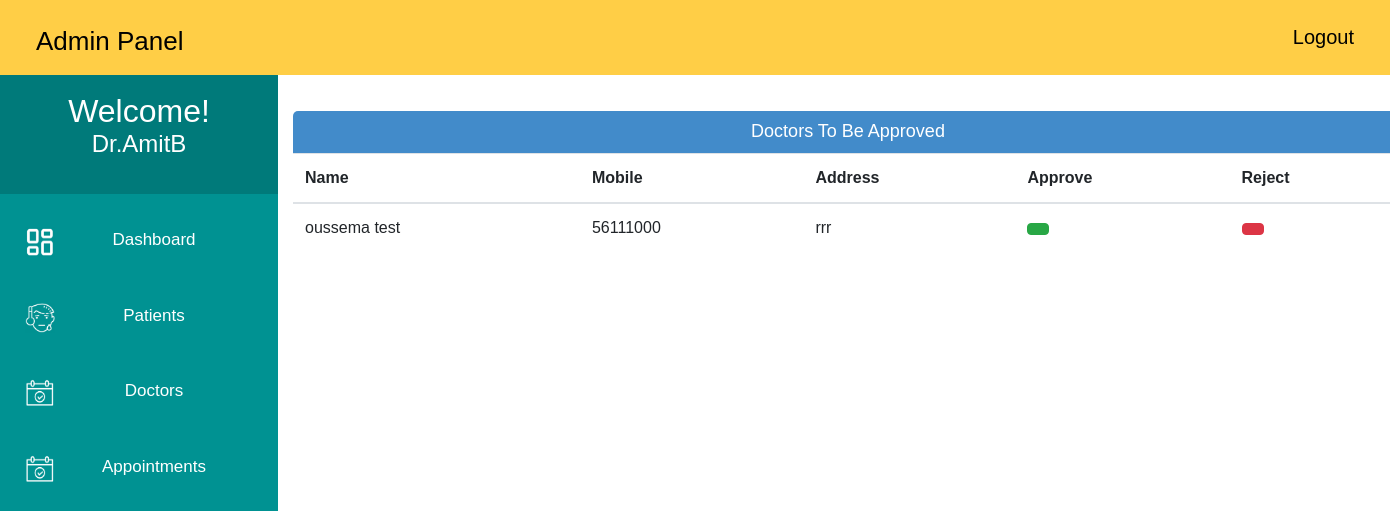
Page /admin_approve_doctor/ (signed in) on the committed database.
### MyApp/models.py (models this page shows, shortened)
class Doctor(models.Model):
    user=models.OneToOneField(User,on_delete=models.CASCADE)
    Doctor_First_Name = models.CharField(max_length=50, default="")
    Doctor_Last_Name = models.CharField(max_length=50, default="")
    gender = models.CharField(max_length=10, choices=GENDER,default="")
    address = models.CharField(max_length=40)
    contact = models.CharField(max_length=10,null=True)
    department= models.CharField(max_length=50,choices=departments,default='')
    status = models.BooleanField(default=False)

### MyApp/views.py (the view)
# urls.py: path('admin_approve_doctor/', views.admin_approve_doctor, name="admin_approve_doctor"),
@login_required(login_url='adminlogin')
def admin_approve_doctor(request):
    doctors=Doctor.objects.all().filter(status=False)
    return render(request,'MyApp/admin_approve_doctor.html',{'doctors':doctors})

### templates/MyApp/admin_approve_doctor.html (shortened to what this page needs)
<!DOCTYPE html>
{% load static %}
<html lang="en">
<head>
    <link href="//netdna.bootstrapcdn.com/bootstrap/4.5.0/css/bootstrap.min.css" rel="stylesheet">
</head>
<body>
    {% include 'MyApp/admin_base.html' %}
    <div class="container">
        <div class="panel panel-primary">
            <div class="panel-heading">
                <h6 class="panel-title" style="margin-bottom: 0;">Doctors To Be Approved</h6>
            </div>
            <table class="table table-hover">
                <thead>
                    <tr>
                        <th>Name</th>
                        <th>Mobile</th>
                        <th>Address</th>
                        <th>Approve</th>
                        <th>Reject</th>
                    </tr>
                </thead>
                <tbody>
                    {% for d in doctors %}
                    <tr>
                        <td>{{ d.Doctor_First_Name }} {{ d.Doctor_Last_Name }}</td>
                        <td>{{ d.contact }}</td>
                        <td>{{ d.address }}</td>
                        <td><a class="btn btn-primary btn-xs btn-approve" href="{% url 'MyApp:approve_doctor' d.id  %}"></a></td>
                        <td><a class="btn btn-danger btn-xs btn-reject" href="{% url 'MyApp:reject_doctor' d.id  %}"></a></td>
                    </tr>
                    {% endfor %}
                </tbody>
            </table>
        </div>
    </div>
</body>
</html>

### templates/MyApp/admin_base.html (shortened to what this page needs)
<!DOCTYPE html>
{% load static %}
<html lang="en">
<head>
</head>
<body>
    <div class="navbar">
        <a>Admin Panel</a>
        <a href="{% url 'MyApp:logout' %}" class="logoutbtn" style="font-size:18px, text-align: center;">Logout</a>
    </div>
     <div class="sidebar">
        <div class="userprofile">
            <h2 style="color:white; font-family:sans-serif; padding-top:25px; text-align:center; margin:0px;">Welcome!</h2>
            <h4 style="color:white; font-family:sans-serif; text-align:center; padding-bottom:35px;">{{request.user.username}}</h4>
        </div>
        <a href="{% url 'MyApp:admin_dashboard' %}"><img class="icon" src="{% static "images/PDash.png" %}">Dashboard</a>
        <a href="{% url 'MyApp:admin_patient' %}"><img class="icon" src="{% static "images/PIcon.png" %}">Patients</a>
        <a href="{% url 'MyApp:admin_doctor' %}"><img class="icon" src="{% static "images/ApptIcon.png" %}">Doctors</a>
        <a href="{% url 'MyApp:admin_appointment' %}"><img class="icon" src="{% static "images/ApptIcon.png" %}">Appointments</a>
    </div>
</body>
</html>

### templates/MyApp/admin_approve_doctor.html (style rules this page uses)
body { font-family: Arial, sans-serif; }
.container { margin-left: 20%; margin-top: 8%; }
.panel-heading { background-color: #428bca; color: #fff; padding: 10px 15px; border-radius: 5px 5px 0 0; text-align: center; }
.panel-title { margin-top: 0; margin-bottom: 0; font-size: 18px; }
.table th, .table td { vertical-align: middle; }
.btn-xs { padding: 5px 10px; font-size: 12px; }
.btn-approve { background-color: #28a745; border-color: #28a745; }
.btn-reject { background-color: #dc3545; border-color: #dc3545; }

### templates/MyApp/admin_base.html (style rules this page uses)
body { background-color: rgb(255, 255, 255); padding: 0px; margin-top: 0px; margin-left: 0px; margin-right: 0px; margin-bottom: 0px; }
.navbar { overflow: hidden; background-color: rgb(255, 206, 70); height:75px; width:100%; padding-top:22px; z-index:999999999999; top:0; position:fixed; display:block; }
.navbar a { float: left; display:block; font-size: 26px; color: black; text-align: center; padding-left:20px; text-decoration: none; }
.navbar .logoutbtn { float: right; display:block; font-size: 20px; color: black; text-align: center; padding-right:20px; text-decoration: none; }
.sidebar .userprofile { background-color: rgb(0, 122, 122); }
.sidebar { margin-top: 0px; padding-top: 0px; width: 20%; text-align: center; height=100vh; background-color: rgb(0, 146, 146); font-family: sans-serif; font-size:17px; font-weight: normal; position: fixed; top: 67px; left: 0; bottom: 0; }
.sidebar a { display: block; color: white; padding: 25px; text-decoration: none; }
.icon { float:left; width:30px; height:30px; }

### rows in the picture
Doctor: Doctor_First_Name "oussema", Doctor_Last_Name "test", contact "56111000", address "rrr"

### other values in the picture
{{ request.user.username }} "Dr.AmitB"
